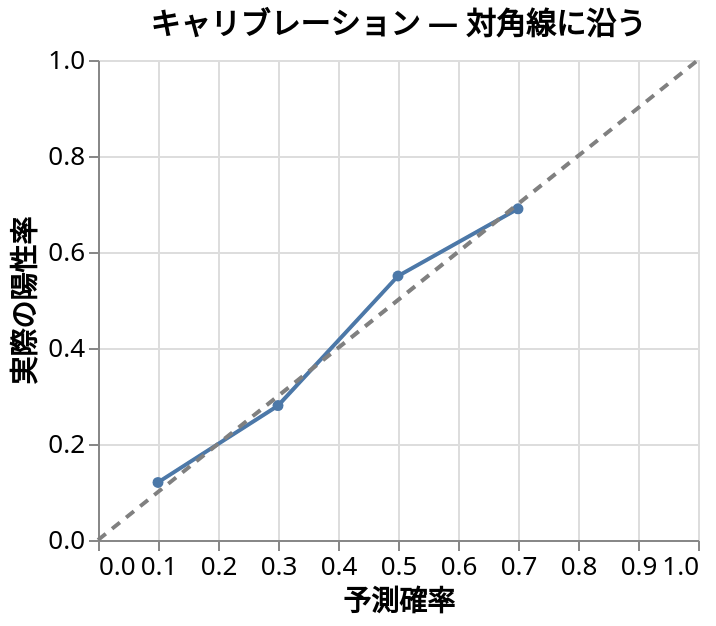

Here is the Vega-Lite specification saved for this chart:
### Vega-Lite specification from a JSON file in a GitHub repository (floating-point values rounded to 4 significant figures)
{"$schema": "https://vega.github.io/schema/vega-lite/v6.json", "config": {"font": "system-ui, sans-serif", "axis": {"labelFontSize": 13, "titleFontSize": 14}, "title": {"fontSize": 15}}, "title": "キャリブレーション — 対角線に沿う", "width": 300, "height": 240, "layer": [{"data": {"values": [{"p": 0.1, "o": 0.12}, {"p": 0.3, "o": 0.28}, {"p": 0.5, "o": 0.55}, {"p": 0.7, "o": 0.69}]}, "mark": {"type": "line", "point": true}, "encoding": {"x": {"field": "p", "type": "quantitative", "title": "予測確率", "scale": {"domain": [0, 1]}}, "y": {"field": "o", "type": "quantitative", "title": "実際の陽性率", "scale": {"domain": [0, 1]}}}}, {"data": {"values": [{"p": 0, "o": 0}, {"p": 1, "o": 1}]}, "mark": {"type": "line", "strokeDash": [5, 4], "color": "gray"}, "encoding": {"x": {"field": "p", "type": "quantitative"}, "y": {"field": "o", "type": "quantitative"}}}]}
